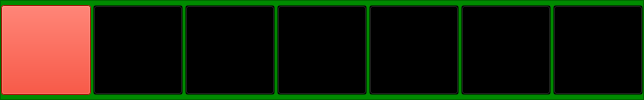
     <widget class="QFrame" name="FrameSup">
      <property name="minimumSize">
       <size>
        <width>0</width>
        <height>100</height>
       </size>
      </property>
      <property name="maximumSize">
       <size>
        <width>16777215</width>
        <height>100</height>
       </size>
      </property>
      <property name="styleSheet">
       <string notr="true">background-color:rgb(0, 139, 0);</string>
      </property>
      <property name="frameShape">
       <enum>QFrame::StyledPanel</enum>
      </property>
      <property name="frameShadow">
       <enum>QFrame::Raised</enum>
      </property>
      <layout class="QHBoxLayout" name="horizontalLayout_3">
       <property name="spacing">
        <number>2</number>
       </property>
       <property name="leftMargin">
        <number>0</number>
       </property>
       <property name="topMargin">
        <number>0</number>
       </property>
       <property name="rightMargin">
        <number>0</number>
       </property>
       <property name="bottomMargin">
        <number>0</number>
       </property>
       <item>
        <widget class="QPushButton" name="pushButtonHamburguesa">
         <property name="minimumSize">
          <size>
           <width>90</width>
           <height>90</height>
          </size>
         </property>
         <property name="styleSheet">
          <string notr="true">QPushButton{
background-color:rgb(221, 37, 13);

font: 75 12pt &quot;MS Shell Dlg 2&quot;;
}

QPushButton:hover{
border:2px solid #000000;


}</string>
         </property>
         <property name="text">
          <string/>
         </property>
         <property name="icon">
          <iconset>
           <normaloff>Iconos/hamburguesa.png</normaloff>Iconos/hamburguesa.png</iconset>
         </property>
         <property name="iconSize">
          <size>
           <width>32</width>
           <height>32</height>
          </size>
         </property>
        </widget>
       </item>
       <item>
        <widget class="QPushButton" name="pushButtonComandas">
         <property name="minimumSize">
          <size>
           <width>90</width>
           <height>90</height>
          </size>
         </property>
         <property name="styleSheet">
          <string notr="true">QPushButton{
background-color:rgba(0, 0, 0,0%);
font: 75 12pt &quot;MS Shell Dlg 2&quot;;
}

QPushButton:hover{
background-color:rgb(255, 255, 255);
}</string>
         </property>
         <property name="text">
          <string>Comandas</string>
         </property>
         <property name="icon">
          <iconset>
           <normaloff>Iconos/Comanda.png</normaloff>Iconos/Comanda.png</iconset>
         </property>
         <property name="iconSize">
          <size>
           <width>50</width>
           <height>50</height>
          </size>
         </property>
        </widget>
       </item>
       <item>
        <widget class="QPushButton" name="pushButtonPlatillos">
         <property name="minimumSize">
          <size>
           <width>90</width>
           <height>90</height>
          </size>
         </property>
         <property name="styleSheet">
          <string notr="true">QPushButton{
background-color:rgba(0, 0, 0,0%);
font: 75 12pt &quot;MS Shell Dlg 2&quot;;
}

QPushButton:hover{
background-color:rgb(255, 255, 255);
}</string>
         </property>
         <property name="text">
          <string>Platillos</string>
         </property>
         <property name="icon">
          <iconset>
           <normaloff>Iconos/platillo.png</normaloff>Iconos/platillo.png</iconset>
         </property>
         <property name="iconSize">
          <size>
           <width>50</width>
           <height>50</height>
          </size>
         </property>
        </widget>
       </item>
       <item>
        <widget class="QPushButton" name="pushButtonCompras">
         <property name="minimumSize">
          <size>
           <width>90</width>
           <height>90</height>
          </size>
         </property>
         <property name="styleSheet">
          <string notr="true">QPushButton{
background-color:rgba(0, 0, 0,0%);
font: 75 12pt &quot;MS Shell Dlg 2&quot;;
}

QPushButton:hover{
background-color:rgb(255, 255, 255);
}

</string>
         </property>
         <property name="text">
          <string>Compras</string>
         </property>
         <property name="icon">
          <iconset>
           <normaloff>Iconos/compra.png</normaloff>Iconos/compra.png</iconset>
         </property>
         <property name="iconSize">
          <size>
           <width>50</width>
           <height>50</height>
          </size>
         </property>
        </widget>
       </item>
       <item>
        <widget class="QPushButton" name="pushButtonInsumos">
         <property name="minimumSize">
          <size>
           <width>90</width>
           <height>90</height>
          </size>
         </property>
         <property name="styleSheet">
          <string notr="true">QPushButton{
background-color:rgba(0, 0, 0,0%);
font: 75 12pt &quot;MS Shell Dlg 2&quot;;
}

QPushButton:hover{
background-color:rgb(255, 255, 255);
}</string>
         </property>
         <property name="text">
          <string>Insumos</string>
         </property>
         <property name="icon">
          <iconset>
           <normaloff>Iconos/Insumo.png</normaloff>Iconos/Insumo.png</iconset>
         </property>
         <property name="iconSize">
          <size>
           <width>50</width>
           <height>50</height>
          </size>
         </property>
        </widget>
       </item>
       <item>
        <widget class="QPushButton" name="pushButtonEmpleados">
         <property name="minimumSize">
          <size>
           <width>90</width>
           <height>90</height>
          </size>
         </property>
         <property name="styleSheet">
          <string notr="true">QPushButton{
background-color:rgba(0, 0, 0,0%);
font: 75 12pt &quot;MS Shell Dlg 2&quot;;
}

QPushButton:hover{
background-color:rgb(255, 255, 255);
}</string>
         </property>
         <property name="text">
          <string>Empleados</string>
         </property>
         <property name="icon">
          <iconset>
           <normaloff>Iconos/Empleado.png</normaloff>Iconos/Empleado.png</iconset>
         </property>
         <property name="iconSize">
          <size>
           <width>50</width>
           <height>50</height>
          </size>
         </property>
        </widget>
       </item>
       <item>
        <widget class="QPushButton" name="pushButtonProveedores">
         <property name="minimumSize">
          <size>
           <width>90</width>
           <height>90</height>
          </size>
         </property>
         <property name="styleSheet">
          <string notr="true">QPushButton{
background-color:rgba(0, 0, 0,0%);
font: 75 12pt &quot;MS Shell Dlg 2&quot;;
}

QPushButton:hover{
background-color:rgb(255, 255, 255);
}</string>
         </property>
         <property name="text">
          <string>Proveedores</string>
         </property>
         <property name="icon">
          <iconset>
           <normaloff>Iconos/Proveedor.png</normaloff>Iconos/Proveedor.png</iconset>
         </property>
         <property name="iconSize">
          <size>
           <width>50</width>
           <height>50</height>
          </size>
         </property>
        </widget>
       </item>
      </layout>
     </widget>
